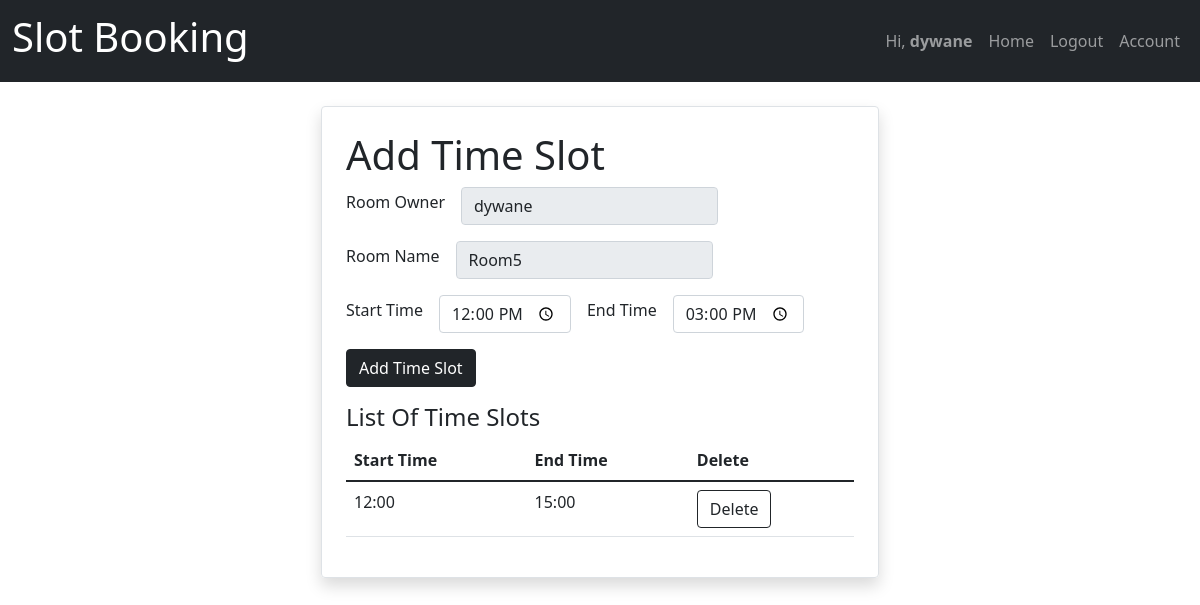
The app's page /manager/create-room/time-slot/25c73d617af543cfac60069d5583f1a8/ (signed in) with its own data.
### account/models.py (models this page shows)
class CustomUser(AbstractUser):
    phone_regex = RegexValidator(regex=r'\d{9,10}$',message='Phone number in format 9999999999. Upto 10 digits')
    is_customer = models.BooleanField(default=False)
    is_manager = models.BooleanField(default=False)
    phone = models.CharField(validators=[phone_regex],max_length=10,null = False,unique=True)

### manager/models.py (models this page shows, shortened)
class Rooms(models.Model):
    id = models.UUIDField(primary_key=True, default=uuid.uuid4, editable=False)
    room_owner = models.ForeignKey(CustomUser, on_delete=models.CASCADE)
    room_name = models.CharField(max_length=10, null=False)
    class Meta:
        unique_together = ('room_owner', 'room_name')
    def __str__(self):
        return self.room_name

class TimeSlot(models.Model):
    id = models.UUIDField(primary_key=True, default=uuid.uuid4, editable=False)
    room_id = models.ForeignKey(Rooms, on_delete=models.CASCADE)
    slot_owner = models.ForeignKey(CustomUser, on_delete=models.CASCADE)
    start_time = models.TimeField(null=False)
    end_time = models.TimeField(null=False)
    class Meta:
        unique_together = ('room_id','start_time','end_time')

### manager/decorators.py (the view)
        def wrap(request,*args,**kwargs):
            if request.user.is_manager:
                return view_func(request,*args,**kwargs)
            else:
                raise PermissionDenied

### manager/forms.py
class TimeSlotForm(ModelForm):
    class Meta:
        model = TimeSlot
        fields = ('start_time', 'end_time',)

### manager/views.py (called while the page is built, shortened)
@login_required
@role_required(allowed=['manager'])
def addTimeSlot(request,pk):
    user = request.user
    form = TimeSlotForm()
    room_name = Rooms.objects.get(id=pk)
    ts = TimeSlot.objects.filter(slot_owner=request.user,
                                  room_id=Rooms.objects.get(id=pk))
    context={'form':form , 'ts':ts,'room_name':room_name}
    return render(request,'manager/add_time_slot.html',context)

### manager/templates/manager/add_time_slot.html (shortened to what this page needs)
{% extends 'basic.html' %}
{%block content%}
<div class="container d-flex justify-content-center">
    <div class="w-50 border rounded shadow p-4">
        <h1>Add Time Slot</h1>
        <div>
            <form method="POST" action="">
                <div class="d-flex align-items-center mb-3">
                    <label class="form-label me-3">Room Owner </label>
                    <input class="form-control w-auto" type="text" name="room_owner" value="{{user.username}}"
                           disabled/>
                </div>
                <div class="d-flex align-items-center mb-3">
                    <label class="form-label me-3">Room Name </label>
                    <input class="form-control w-auto" type="text" name="room_name" value="{{room_name}}" disabled/>
                </div>
                <div class="d-flex mb-3">
                   <div class="d-flex align-items-center me-3">
                        <label class="form-label me-3">Start Time</label>
                    <input class="form-control w-auto" type="time" name="start_time" value="12:00" required/>
                   </div>
                   <div class="d-flex align-items-center">
                        <label class="form-label me-3">End Time</label>
                    <input class="form-control w-auto" type="time" name="end_time" value="15:00" required/>
                   </div>
                </div>
                <input type="submit" class="btn btn-dark mb-3" value="Add Time Slot"> </input>
            </form>
        </div>
        <h4> List Of Time Slots </h4>
        {% if ts %}
        <table class="table">
            <thread>
                <tr>
                    <th>Start Time</th>
                    <th>End Time</th>
                    <th>Delete</th>
                </tr>
            </thread>
            <tbody>
            {% for x in ts %}
            <tr>
                <td>{{x.start_time | time:'H:i'}}</td>
                <td>{{x.end_time | time:'H:i'}}</td>
                <td>
                    <form action="{% url 'delete_slot' x.room_id.id x.id %}" method="POST">
                        <input type="submit" class="btn btn-outline-dark" value="Delete">
                    </form>
                </td>
            </tr>
            {% endfor %}
            </tbody>
        </table>
        {% else %}
        <br>
        <p>No Time Slot Available.</p>
        {% endif %}
    </div>
</div>
{%endblock content%}

### templates/navbar.html (shortened to what this page needs)
<a href="/">
    <nav class="navbar navbar-expand-lg navbar-dark bg-dark mb-4">
        <div class="container-fluid">
            <a class="navbar-brand" href="/"><h1>Slot Booking</h1></a>
            <div class="collapse navbar-collapse" id="navbarSupportedContent">
                <ul class="navbar-nav ms-auto mb-2 mb-lg-0">
                    {% if request.user.is_authenticated %}
                    <li class="nav-item">
                        <p class="nav-link mb-0" aria-current="page">Hi, <strong>{{user.username}}</strong> </p>
                    </li>
                    <li class="nav-item">
                        <a class="nav-link" href="/">Home</a>
                    </li>
                    <li class="nav-item">
                        <a class="nav-link" href="{% url 'logoutPage' %}">Logout</a>
                    </li>
                    {% if request.user.is_manager %}
                    <li class="nav-item">
                        <a class="nav-link" href="{% url 'profile_manager' %}">Account</a>
                    </li>
                    {% else %}
                    <li class="nav-item">
                        <a class="nav-link" href="{% url 'profile_client' %}">Account</a>
                    </li>
                    {% endif %}
                    {% endif %}
                </ul>
            </div>
        </div>
    </nav>
</a>

### records on screen
CustomUser: username "dywane", room_owner "dywane"
Rooms: room_name "Room5"
TimeSlot: start_time "12:00", end_time "15:00"
